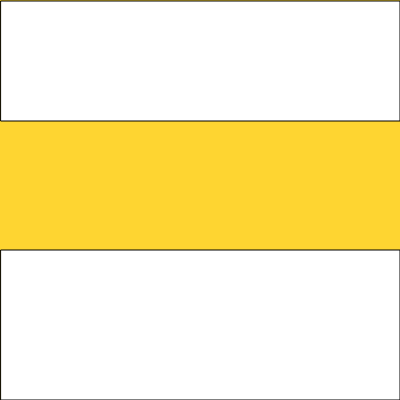
Frame 1 (no input)
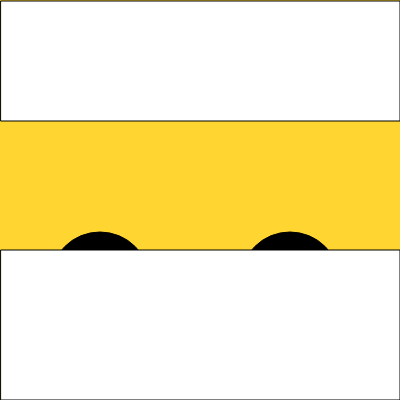
Frame 60 (no input)
Frame 120 (the mouse pressed at the canvas centre since frame 60): identical to frame 1, image omitted

The p5.js sketch that drew these frames (run headless with seeded random() and noise() and a simulated clock; from frame 60 on, the mouse is pressed at the canvas centre):

// p5.js sketch
// ── sketch.js
let a = 400;

let speed = 2;

function setup() {
  createCanvas(400, 400);
}

function draw() {
  background(254, 213, 49);
  fill(0, 0, 0);
  ellipse(100, a, 100, 100);
  ellipse(290, a, 100, 100);
  a = a - speed;
   if (a < 190 && speed == 2)
    {
      a = 400;
    }
  
    console.log(a);
    
    fill(255, 255, 255);
    rect(1, 1, 399, 120);
    rect(1, 250, 399, 150);
   
  
}
